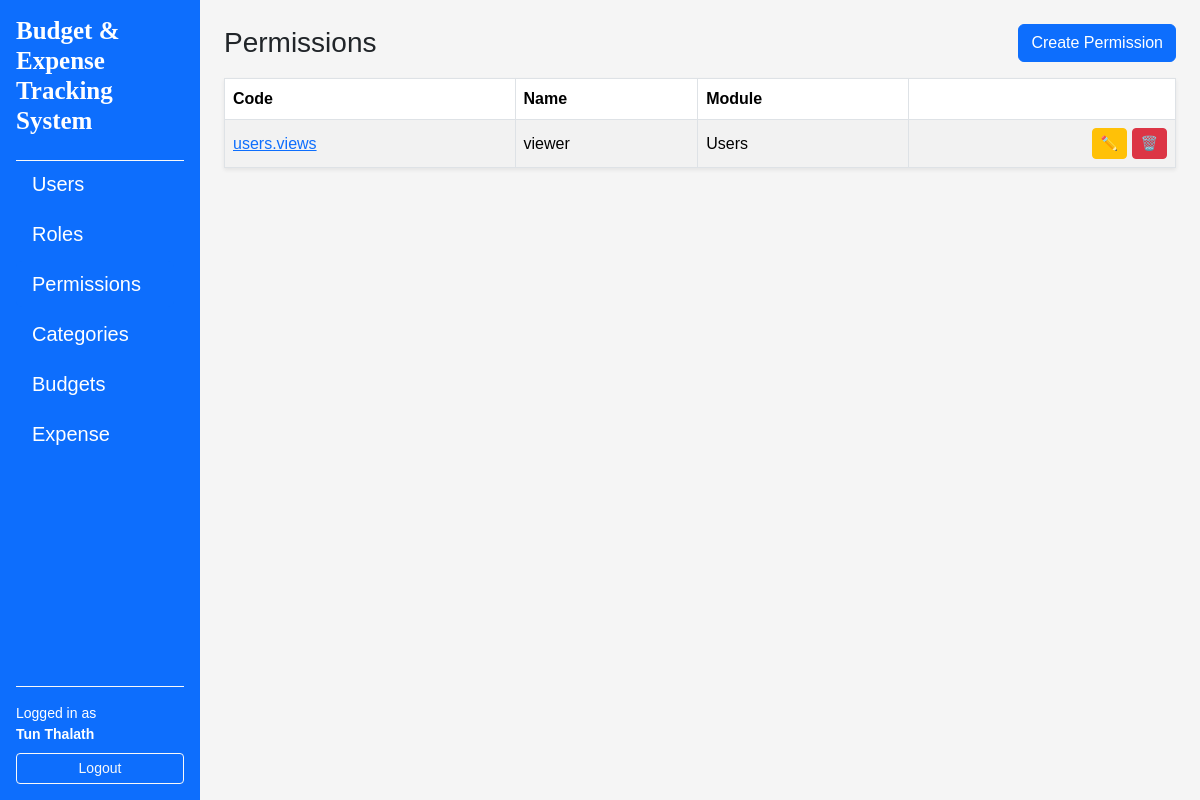
The app's page /permissions/ (signed in), older data.
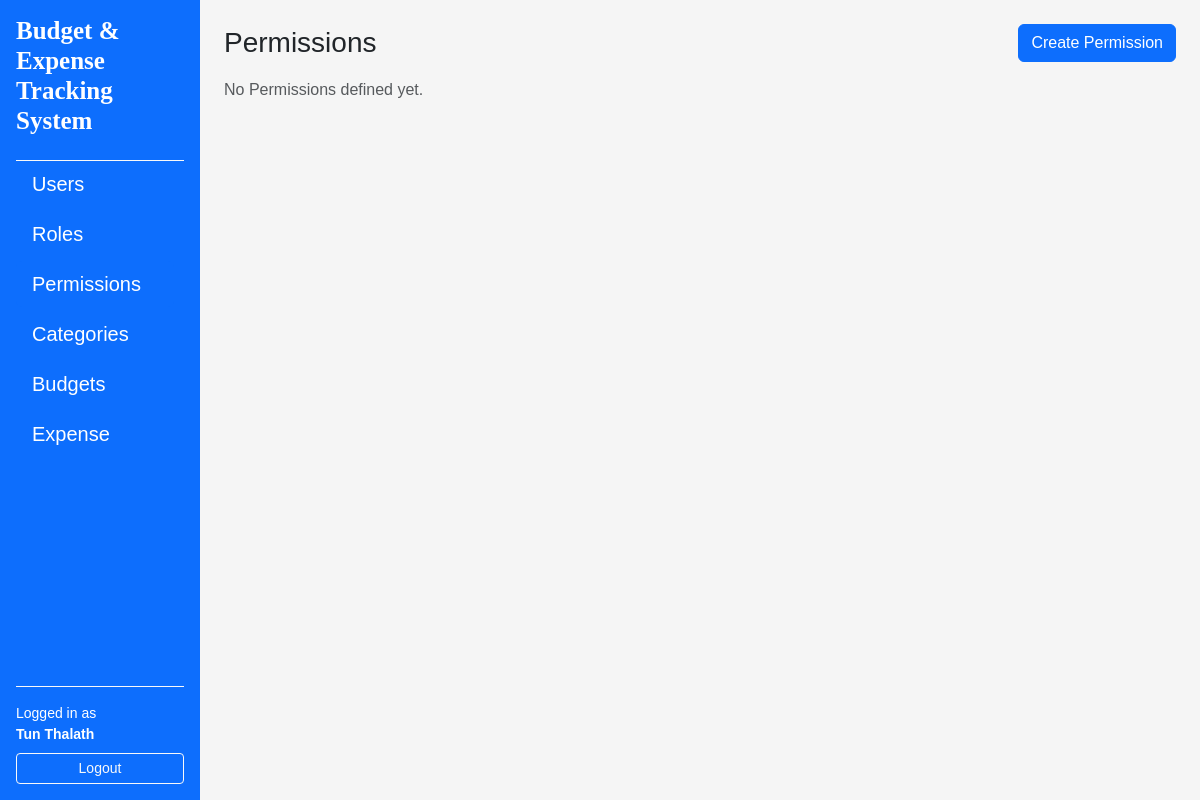
The same page, newer data.
### app/models/permission.py (models this page shows, shortened)
class Permission(db.Model):
    __tablename__ = "permissions"
    id = db.Column(db.Integer, primary_key = True)
    code = db.Column(db.String(64), unique=True, nullable=False, index=True)
    name = db.Column(db.String(120), nullable=False)
    description = db.Column(db.String(255))
    module = db.Column(db.String(80), nullable=False, default="General")
    created_at = db.Column(db.DateTime, default = datetime.utcnow, nullable=False)
    updated_at = db.Column(db.DateTime, default = datetime.utcnow, onupdate = datetime.utcnow, nullable=False)
    roles = db.relationship("Role", secondary=role_permissions, back_populates = "permissions")

### app/routes/permission_routes.py (the view)
@permission_bp.route("/")
@login_required
def index():
    permissions = PermissionService.get_all()
    return render_template("permissions/index.html", permissions=permissions)

### app/services/permission_service.py (called while the page is built)
    @staticmethod
    def get_all() -> List[Permission]:
        return Permission.query.order_by(Permission.code.asc()).all()

### app/templates/permissions/index.html (shortened to what this page needs)
{% extends "layouts/base.html" %}
{% block content %}
<div class="d-flex justify-content-between align-items-center mb-3">
    <h1 class="h3 mb-0">Permissions</h1>
    <a href="{{ url_for('permissions.create') }}" class="btn btn-primary">Create Permission</a>
</div>
{% if permissions %}
    <table class="table table-striped table-bordered align-middle shadow-sm">
        <thead>
            <tr>
                <th>Code</th>
                <th>Name</th>
                <th>Module</th>
                <th class="text-end"></th>
            </tr>
        </thead>
        <tbody>
            {% for perm in permissions %}
            <tr>
                <td>
                    <a href="{{ url_for('permissions.detail', permission_id=perm.id) }}">
                        {{ perm.code }}
                    </a>
                </td>
                <td>
                    {{ perm.name or "_" }}
                </td>
                <td>
                    {{ perm.module }}
                </td>
                <td class="text-end">
                    <a
                        href="{{ url_for('permissions.edit', permission_id = perm.id) }}"
                        class="btn btn-sm btn-warning"
                    >
                    ✏️
                    </a>
                    <a
                        href="{{ url_for('permissions.index', permission_id = perm.id) }}"
                        class="btn btn-sm btn-danger"
                    >
                    🗑️
                    </a>
                </td>
            </tr>
            {% endfor %}
        </tbody>
    </table>
{% else %}
<p class="text-muted"> No Permissions defined yet.</p>
{% endif %}
{% endblock %}

Row changes from the older to the newer data that the page shows:
removed Permission: code "users.views", name "viewer", module "Users"
Text that changed along with them:
text no longer shown: "Code Name Module"
text now shown: "No Permissions defined yet."
